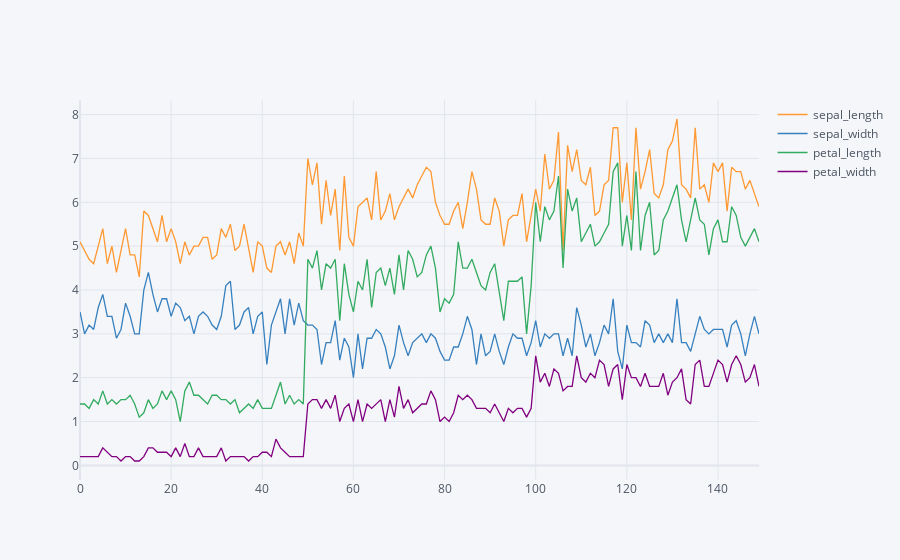

Notebook cell for this chart:
### Code cell
df4.iplot(size=40)

### Figure 1 — Plotly figure (JSON) as saved in the notebook; plotly's stock layout.template omitted (floating-point values rounded to 4 significant figures; data arrays with more than 128 entries replaced by an {"elided": "..."} marker saying what was removed)
{"data": [{"line": {"color": "rgba(255, 153, 51, 1.0)", "dash": "solid", "shape": "linear", "width": 1.3}, "mode": "lines", "name": "sepal_length", "text": "", "type": "scatter", "x": {"elided": "150 int values"}, "y": {"elided": "150 float values"}}, {"line": {"color": "rgba(55, 128, 191, 1.0)", "dash": "solid", "shape": "linear", "width": 1.3}, "mode": "lines", "name": "sepal_width", "text": "", "type": "scatter", "x": {"elided": "150 int values"}, "y": {"elided": "150 float values"}}, {"line": {"color": "rgba(50, 171, 96, 1.0)", "dash": "solid", "shape": "linear", "width": 1.3}, "mode": "lines", "name": "petal_length", "text": "", "type": "scatter", "x": {"elided": "150 int values"}, "y": {"elided": "150 float values"}}, {"line": {"color": "rgba(128, 0, 128, 1.0)", "dash": "solid", "shape": "linear", "width": 1.3}, "mode": "lines", "name": "petal_width", "text": "", "type": "scatter", "x": {"elided": "150 int values"}, "y": {"elided": "150 float values"}}], "layout": {"legend": {"bgcolor": "#F5F6F9", "font": {"color": "#4D5663"}}, "paper_bgcolor": "#F5F6F9", "plot_bgcolor": "#F5F6F9", "title": {"font": {"color": "#4D5663"}}, "xaxis": {"gridcolor": "#E1E5ED", "showgrid": true, "tickfont": {"color": "#4D5663"}, "title": {"font": {"color": "#4D5663"}, "text": ""}, "zerolinecolor": "#E1E5ED"}, "yaxis": {"gridcolor": "#E1E5ED", "showgrid": true, "tickfont": {"color": "#4D5663"}, "title": {"font": {"color": "#4D5663"}, "text": ""}, "zerolinecolor": "#E1E5ED"}}}
